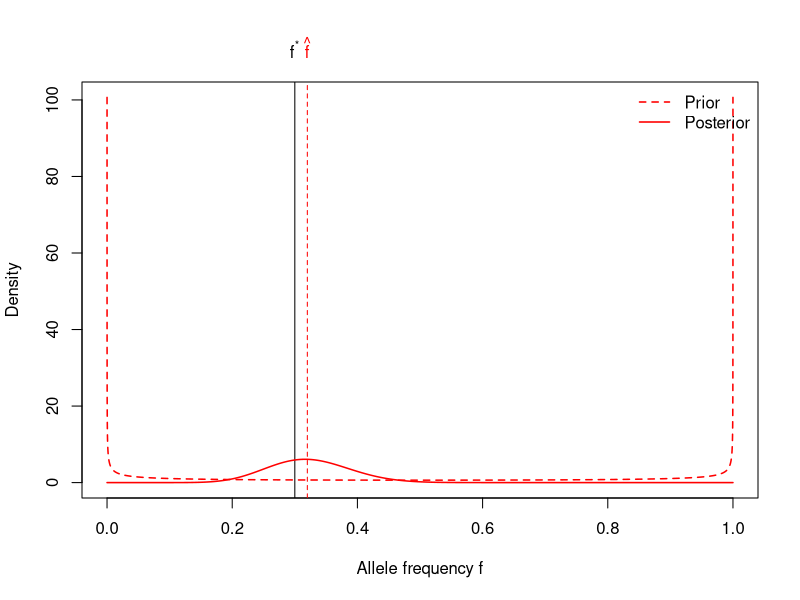

R code for this plot:
#---------------------------------------------------
# Function to simulate data
#---------------------------------------------------
simData <- function(f, N){
  #simulate genotypes
  g <- rbinom(N, 2, f);
  
  #determin counts n_0, n_1, n_2
  n <- tabulate(g+1, nbin=3); 
  return(n);
};

#---------------------------------------------------
# Function to calculate log-likelihood and MLE
# Note: only proportional to full likelihood
#---------------------------------------------------
calcLL <- function(n, f){
  #Note: indexes in R are 1,2,3 for genotypes 0,1,2
  return((n[2] + 2*n[3]) * log(f) + (n[2] + 2*n[1]) * log(1-f));
};

calcMLE <- function(n){
  #return maximum likelihood estimate
  return((n[2]+2*n[3])/(2*sum(n)));
}

#---------------------------------------------------
# Function to calculate prior and posterior density
#---------------------------------------------------
priorDensity <- function(f, alpha, beta){
  return(dbeta(f, alpha, beta));
};

posteriorDensity <- function(f, n, alpha, beta){
  #Note: indexes in R are 1,2,3 for genotypes 0,1,2
  return(dbeta(f, alpha+n[2]+2*n[3], beta+n[2]+2*n[1]));
};

calcPriorPosterior <- function(n, alpha, beta, length.out=100000){
  #Note: beta distribution not defined at f=0 and f=1 if alpha,beta < 1
  f <- seq(0, 1, length.out=length.out)[2:(length.out-1)];
  prior <- priorDensity(f, alpha, beta);
  
  #get posterior
  posterior <- posteriorDensity(f, n, alpha, beta);

  #return
  return(data.frame(f=f, prior=prior, posterior=posterior));
}

#---------------------------------------------------
# Function to plot
#---------------------------------------------------
plotPriorPosterior <- function(densities, col='red', ylim=c(0, max(max(densities$prior), max(densities$posterior))), true_f=NA, MLE=NA, plotPrior=TRUE, plotPosterior=TRUE, plotMLE=TRUE, plotLegend=TRUE, add=FALSE, lwd=1.5){
  #open plot
  if(!add){
    plot(0, type='n', xlab="Allele frequency f", ylab="Density", xlim=c(0,1), ylim=ylim);
  }  
  
  #add MLE
  if(!is.na(MLE)){
    lines(rep(MLE, 2), par("usr")[3:4], lty=2, col=col);
    axis(side=3, at=MLE, labels=quote(hat("f")), col = NA, tick=FALSE, col.axis=col);
  }
  
  #plot true_f
  if(!is.na(true_f)){
    lines(rep(true_f, 2), par("usr")[3:4], lty=1, col='black');
    axis(side=3, at=true_f, labels=expression(f^'*'), col = NA, tick=FALSE);
  }
  
  #plot
  if(plotPrior){
    lines(densities$f, densities$prior, col=col, lty=2, lwd=lwd);
  }
  if(plotPosterior){
    lines(densities$f, densities$posterior, col=col, lty=1, lwd=lwd);
  }
  
  #add legend
  if(plotLegend){
    if(which(densities$posterior==max(densities$posterior))/length(densities$posterior) < 0.5){
      legend('topright', bty='n', lty=c(2,1), legend=c("Prior", "Posterior"), col=col, lwd=lwd);
    } else {
      legend('topleft', bty='n', lty=c(2,1), legend=c("Prior", "Posterior"), col=col, lwd=lwd);
    }
  }
};
  
#---------------------------------------------------
# Simulate and plot
#---------------------------------------------------
true_f <- 0.3;
n <- simData(true_f, N=25);

#or use data from example in script
#n <- c(12,11,2); 

#set prior
alpha <- 1/2;
beta <- 1/2;

#calculate and plot
densities <- calcPriorPosterior(n, alpha, beta);
MLE <- calcMLE(n);
plotPriorPosterior(densities, true_f=true_f, MLE=MLE);

